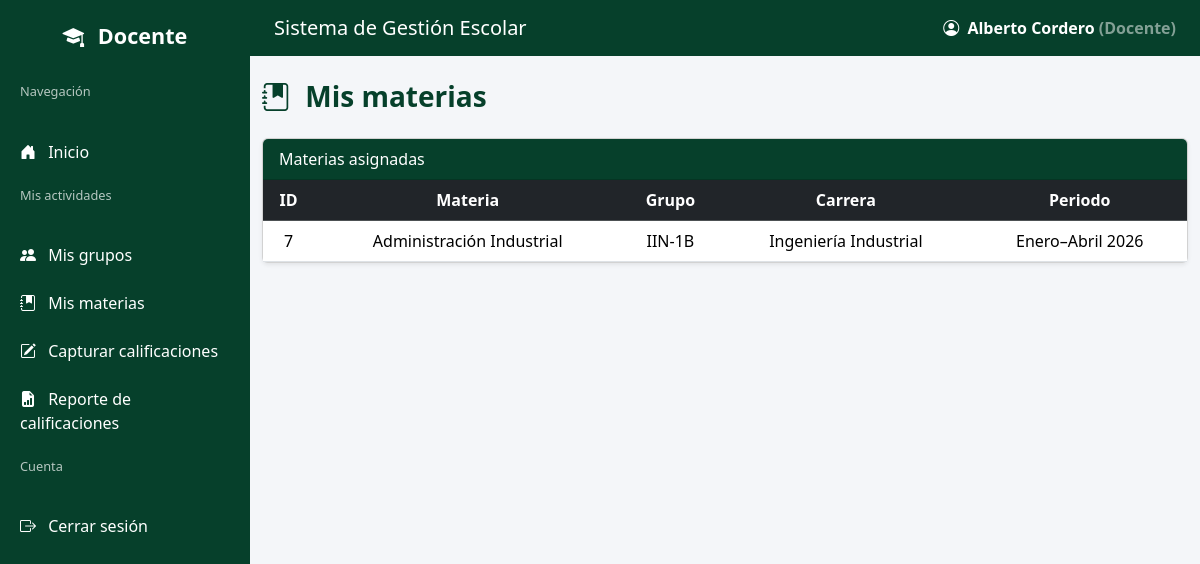
The app's page /index.php?action=misMateriasDocente (signed in) with its own data.
### tables this page shows
CREATE TABLE `materias` (
  `idMateria` int(11) NOT NULL AUTO_INCREMENT,
  `nombreMateria` varchar(100) NOT NULL,
  `claveMateria` varchar(20) NOT NULL,
  `horasSemana` int(11) DEFAULT NULL,
  `idPeriodo` int(11) DEFAULT NULL,
  PRIMARY KEY (`idMateria`),
  UNIQUE KEY `claveMateria` (`claveMateria`),
  KEY `idPeriodo` (`idPeriodo`),
  CONSTRAINT `materias_ibfk_1` FOREIGN KEY (`idPeriodo`) REFERENCES `periodosescolares` (`idPeriodo`) ON DELETE CASCADE ON UPDATE CASCADE
);

CREATE TABLE `grupos` (
  `idGrupo` int(11) NOT NULL AUTO_INCREMENT,
  `nombreGrupo` varchar(50) NOT NULL,
  `idCarrera` int(11) NOT NULL,
  `idPeriodo` int(11) NOT NULL,
  PRIMARY KEY (`idGrupo`),
  KEY `idCarrera` (`idCarrera`),
  KEY `idPeriodo` (`idPeriodo`),
  CONSTRAINT `grupos_ibfk_1` FOREIGN KEY (`idCarrera`) REFERENCES `carreras` (`idCarrera`) ON DELETE CASCADE ON UPDATE CASCADE,
  CONSTRAINT `grupos_ibfk_2` FOREIGN KEY (`idPeriodo`) REFERENCES `periodosescolares` (`idPeriodo`) ON DELETE CASCADE ON UPDATE CASCADE
);

CREATE TABLE `carreras` (
  `idCarrera` int(11) NOT NULL AUTO_INCREMENT,
  `nombreCarrera` varchar(100) NOT NULL,
  `claveCarrera` varchar(20) NOT NULL,
  `descripcion` text DEFAULT NULL,
  PRIMARY KEY (`idCarrera`),
  UNIQUE KEY `nombreCarrera` (`nombreCarrera`),
  UNIQUE KEY `claveCarrera` (`claveCarrera`)
);

CREATE TABLE `periodosescolares` (
  `idPeriodo` int(11) NOT NULL AUTO_INCREMENT,
  `nombrePeriodo` varchar(50) NOT NULL,
  `fechaInicio` date NOT NULL,
  `fechaFin` date NOT NULL,
  PRIMARY KEY (`idPeriodo`)
);

### app/controllers/docenteController.php (called while the page is built, shortened)
<?php
require_once __DIR__ . '/../models/DocenteModel.php';
class DocenteController {
    private $model;
    public function __construct($connection) {
        $this->model = new DocenteModel($connection);
    }
    public function misMaterias() {
        $idDocente = $_SESSION['usuario']['idDocente'];
        $materias = $this->model->obtenerMateriasDocente($idDocente);
        require __DIR__ . '/../views/Docente/misMateriasViews.php';
    }
}

### app/models/docenteModel.php (called while the page is built, shortened)
<?php
class DocenteModel {
    private $db;
    public function __construct($connection) {
        $this->db = $connection;
    }
    public function obtenerMateriasDocente($idDocente) {
            $sql = "
                SELECT
                    m.idMateria,
                    m.nombreMateria,
                    g.nombreGrupo,
                    c.nombreCarrera,
                    p.nombrePeriodo
                FROM asignaciones a
                INNER JOIN materias m ON m.idMateria = a.idMateria
                INNER JOIN grupos g ON g.idGrupo = a.idGrupo
                INNER JOIN carreras c ON c.idCarrera = g.idCarrera
                INNER JOIN periodosEscolares p ON p.idPeriodo = a.idPeriodo
                WHERE a.idDocente = ?
                ORDER BY p.idPeriodo DESC, g.nombreGrupo ASC
            ";
            $stmt = $this->db->prepare($sql);
            $stmt->bind_param("i", $idDocente);
            $stmt->execute();
            return $stmt->get_result();
        }
}

### app/views/docente/misMateriasViews.php (the view, shortened to what this page needs)
<?php
$nombreUsuario = $_SESSION['usuario']['nombre'];
?>
<!DOCTYPE html>
<html lang="es">
<head>
<link href="https://cdn.jsdelivr.net/npm/bootstrap@5.3.3/dist/css/bootstrap.min.css" rel="stylesheet">
<link href="https://cdn.jsdelivr.net/npm/bootstrap-icons@1.11.3/font/bootstrap-icons.css" rel="stylesheet">
</head>
<body>
<div class="sidebar">
    <div class="brand">
        <i class="bi bi-mortarboard-fill me-2"></i> Docente
    </div>
    <p class="menu-title">Navegación</p>
    <a href="<?= BASE_URL ?>index.php?action=dashboard_docente">
        <i class="bi bi-house-door-fill me-2"></i> Inicio
    </a>
    <p class="menu-title">Mis actividades</p>
    <a href="<?= BASE_URL ?>index.php?action=misGrupos">
        <i class="bi bi-people-fill me-2"></i> Mis grupos
    </a>
    <a href="<?= BASE_URL ?>index.php?action=misMateriasDocente">
        <i class="bi bi-journal-bookmark-fill me-2"></i> Mis materias
    </a>
    <a href="<?= BASE_URL ?>index.php?action=capturaCalificaciones">
        <i class="bi bi-pencil-square me-2"></i> Capturar calificaciones
    </a>
    <a href="<?= BASE_URL ?>app/views/reportes/calificacionesGrupoView.php">
        <i class="bi bi-file-earmark-bar-graph-fill me-2"></i> Reporte de calificaciones
    </a>
    <p class="menu-title">Cuenta</p>
    <a href="<?= BASE_URL ?>index.php?action=logout">
        <i class="bi bi-box-arrow-right me-2"></i> Cerrar sesión
    </a>
</div>
<div class="content">
    <nav class="navbar navbar-dark px-4">
        <span class="navbar-brand">Sistema de Gestión Escolar</span>
        <div class="text-white fw-semibold">
            <i class="bi bi-person-circle me-1"></i> <?= $nombreUsuario ?>
            <span class="text-white-50">(Docente)</span>
        </div>
    </nav>
    <div class="container mt-4">
        <div class="d-flex justify-content-between align-items-center mb-3">
            <h3 class="fw-bold" style="color:var(--color-principal);">
                <i class="bi bi-journal-bookmark-fill me-2"></i> Mis materias
            </h3>
        </div>
        <div class="card shadow-sm">
            <div class="card-header text-white" style="background:var(--color-principal);">
                Materias asignadas
            </div>
            <div class="card-body p-0">
                <table class="table table-hover mb-0 text-center">
                    <thead class="table-dark">
                        <tr>
                            <th>ID</th>
                            <th>Materia</th>
                            <th>Grupo</th>
                            <th>Carrera</th>
                            <th>Periodo</th>
                        </tr>
                    </thead>
                    <tbody>
                        <?php while($m = $materias->fetch_assoc()): ?>
                        <tr>
                            <td><?= $m['idMateria'] ?></td>
                            <td><?= $m['nombreMateria'] ?></td>
                            <td><?= $m['nombreGrupo'] ?></td>
                            <td><?= $m['nombreCarrera'] ?></td>
                            <td><?= $m['nombrePeriodo'] ?></td>
                        </tr>
                        <?php endwhile; ?>
                    </tbody>
                </table>
            </div>
        </div>
    </div>
</div>
</body>
</html>

### app/views/docente/misMateriasViews.php (style rules this page uses)
:root { --color-principal: #06402B; --color-hover: #075238; --fondo: #f4f6f9; }
body { background: var(--fondo); display:flex; }
.sidebar { width: 250px; background: var(--color-principal); color:white; min-height:100vh; position:fixed; }
.sidebar .brand { padding:20px; text-align:center; font-size:1.35rem; font-weight:bold; }
.sidebar a { color:white; padding:12px 20px; display:block; text-decoration:none; }
.menu-title { padding:10px 20px; opacity:.7; font-size:.8rem; }
.content { margin-left:250px; width: calc(100% - 250px); }
.navbar { background:var(--color-principal); }

### records on screen
materias: idMateria "7", nombreMateria "Administración Industrial", grupos.nombreGrupo "IIN-1B", carreras.nombreCarrera "Ingeniería Industrial", periodosescolares.nombrePeriodo "Enero–Abril 2026"

### other values on screen
$nombreUsuario "Alberto Cordero"
